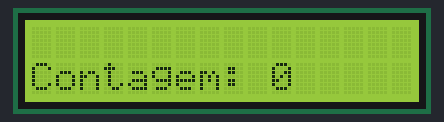
Recording of a sketch running on a simulated Arduino Uno, built with avr-gcc and run on an emulated ATmega328P. Shown: 16×2 character LCD.

Above: at 0.1 s.
At 4.1 s:
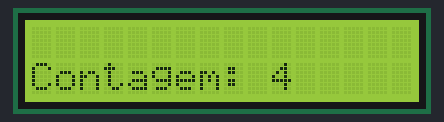
At 9.2 s:
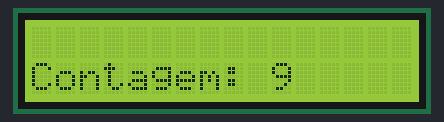
At 19.2 s:
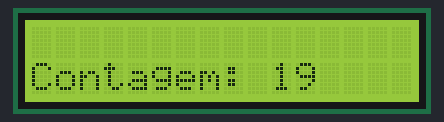
At 28.2 s:
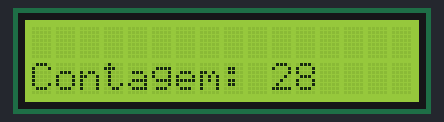
At 38.3 s:
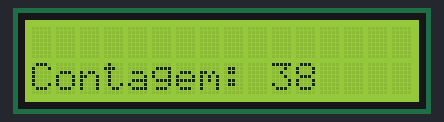

Measured:
- what the display in image 1 shows lasts 1.0 s, from 4.1 s to 5.1 s

The sketch:

contador.ino
```cpp
#include <LiquidCrystal.h>

const int rs = 3, en = 4, d4 = A2, d5 = A3, d6 = A4, d7 = A5;

LiquidCrystal lcd(rs, en, d4, d5, d6, d7);

void setup() {
  lcd.begin(16, 2);
}

void loop() {
  static int contador = 0;

  lcd.setCursor(0, 1);

  lcd.print("                ");

  lcd.setCursor(0, 1);
  lcd.print("Contagem: ");
  lcd.print(contador);

  contador++;
  delay(1000);
}
```
